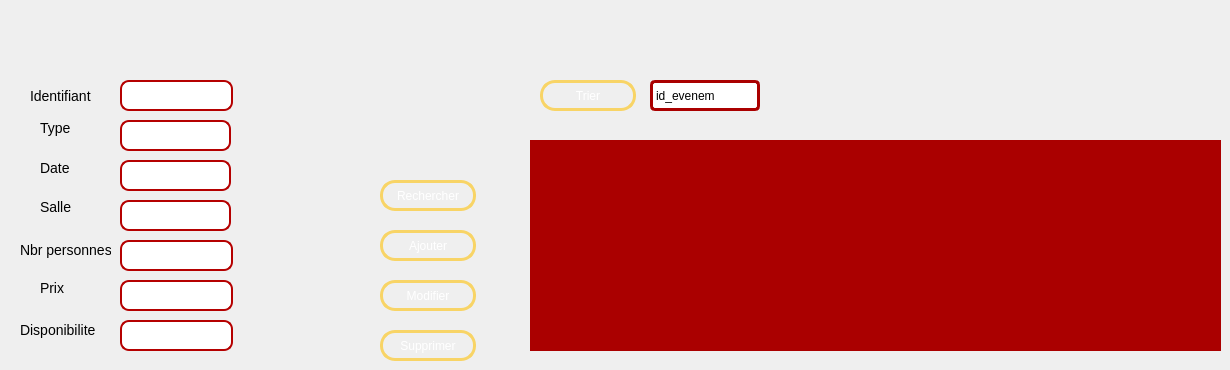
     <widget class="QWidget" name="tab_3">
      <attribute name="title">
       <string>Afficher les evenements</string>
      </attribute>
      <widget class="QTableView" name="tabetagere">
       <property name="geometry">
        <rect>
         <x>530</x>
         <y>140</y>
         <width>691</width>
         <height>211</height>
        </rect>
       </property>
       <property name="styleSheet">
        <string notr="true">QWidget {
    background-color: #aa0000;
    color: #fffff8;
}
QTableView{border: 6px solid #aa0000; /*other code about padding background stc*/ ;}
QHeaderView::section {
    background-color: #aaaa7f;
    padding: 4px;
    border: 1px solid #fffff8;
    font-size: 8pt;
}

QTableWidget {
    gridline-color: #ff4842;
    font-size: 9pt;
}

QTableWidget QTableCornerButton::section {
    background-color: #ff4842;
    border: 1px solid #fffff8;
}</string>
       </property>
      </widget>
      <widget class="QLabel" name="label_14">
       <property name="geometry">
        <rect>
         <x>20</x>
         <y>240</y>
         <width>91</width>
         <height>20</height>
        </rect>
       </property>
       <property name="styleSheet">
        <string notr="true">*
{
font:  4px &quot;Yu Gothic UI Semibold&quot;;
font-size:14px;

}</string>
       </property>
       <property name="text">
        <string>Nbr personnes</string>
       </property>
      </widget>
      <widget class="QLineEdit" name="lineEdit_salle">
       <property name="geometry">
        <rect>
         <x>120</x>
         <y>200</y>
         <width>111</width>
         <height>31</height>
        </rect>
       </property>
       <property name="styleSheet">
        <string notr="true">QLineEdit
{
border-radius:9px;
border: 2px solid #b50000;
background: qradialgradient(cx: 0.3, cy: -0.4,
fx: 0.0, fy: -0.0,
radius: 1.89, stop: 0 #ffffff, stop: 1 #999);
}
</string>
       </property>
      </widget>
      <widget class="QPushButton" name="pb_ajouter_2">
       <property name="geometry">
        <rect>
         <x>380</x>
         <y>230</y>
         <width>96</width>
         <height>31</height>
        </rect>
       </property>
       <property name="styleSheet">
        <string notr="true"> QPushButton {
color: #ffffff;
border: 3px solid #f8d466;
font: 8pt &quot;MS Reference Sans Serif&quot;;
border-radius: 15px;
padding: 5px;
background: qradialgradient(cx: 0.3, cy: -0.4,
fx: 0.3, fy: -0.4,
radius: 3, stop: 0 #aa3118, stop: 1 #550000);
min-width: 80px;
}

QPushButton:hover {
background: qradialgradient(cx: 0.3, cy: -0.4,
fx: 0.3, fy: -0.4,
radius: 3, stop: 0 #aa3118, stop: 1 #552a2a);
}

 QPushButton:pressed {
background: qradialgradient(cx: 0.4, cy: -0.1,
fx: 0.4, fy: -0.1,
radius: 3, stop: 0 #aa3118, stop: 1 #554040);
}</string>
       </property>
       <property name="text">
        <string>Ajouter</string>
       </property>
      </widget>
      <widget class="QLineEdit" name="lineEdit_nombre_personnes">
       <property name="geometry">
        <rect>
         <x>120</x>
         <y>240</y>
         <width>113</width>
         <height>31</height>
        </rect>
       </property>
       <property name="styleSheet">
        <string notr="true">QLineEdit
{
border-radius:9px;
border: 2px solid #b50000;
background: qradialgradient(cx: 0.3, cy: -0.4,
fx: 0.0, fy: -0.0,
radius: 1.89, stop: 0 #ffffff, stop: 1 #999);
}
</string>
       </property>
      </widget>
      <widget class="QLabel" name="label_15">
       <property name="geometry">
        <rect>
         <x>40</x>
         <y>200</y>
         <width>47</width>
         <height>13</height>
        </rect>
       </property>
       <property name="styleSheet">
        <string notr="true">*
{
font:  4px &quot;Yu Gothic UI Semibold&quot;;
font-size:14px;

}</string>
       </property>
       <property name="text">
        <string>Salle</string>
       </property>
      </widget>
      <widget class="QLineEdit" name="lineEdit_date">
       <property name="geometry">
        <rect>
         <x>120</x>
         <y>160</y>
         <width>111</width>
         <height>31</height>
        </rect>
       </property>
       <property name="styleSheet">
        <string notr="true">QLineEdit
{
border-radius:9px;
border: 2px solid #b50000;
background: qradialgradient(cx: 0.3, cy: -0.4,
fx: 0.0, fy: -0.0,
radius: 1.89, stop: 0 #ffffff, stop: 1 #999);
}
</string>
       </property>
      </widget>
      <widget class="QLabel" name="label_16">
       <property name="geometry">
        <rect>
         <x>40</x>
         <y>160</y>
         <width>61</width>
         <height>16</height>
        </rect>
       </property>
       <property name="styleSheet">
        <string notr="true">*
{
font:  4px &quot;Yu Gothic UI Semibold&quot;;
font-size:14px;

}</string>
       </property>
       <property name="text">
        <string>Date</string>
       </property>
      </widget>
      <widget class="QPushButton" name="pb_supprimer_2">
       <property name="geometry">
        <rect>
         <x>380</x>
         <y>330</y>
         <width>96</width>
         <height>31</height>
        </rect>
       </property>
       <property name="styleSheet">
        <string notr="true"> QPushButton {
color: #ffffff;
border: 3px solid #f8d466;
font: 8pt &quot;MS Reference Sans Serif&quot;;
border-radius: 15px;
padding: 5px;
background: qradialgradient(cx: 0.3, cy: -0.4,
fx: 0.3, fy: -0.4,
radius: 3, stop: 0 #aa3118, stop: 1 #550000);
min-width: 80px;
}

QPushButton:hover {
background: qradialgradient(cx: 0.3, cy: -0.4,
fx: 0.3, fy: -0.4,
radius: 3, stop: 0 #aa3118, stop: 1 #552a2a);
}

 QPushButton:pressed {
background: qradialgradient(cx: 0.4, cy: -0.1,
fx: 0.4, fy: -0.1,
radius: 3, stop: 0 #aa3118, stop: 1 #554040);
}</string>
       </property>
       <property name="text">
        <string>Supprimer</string>
       </property>
      </widget>
      <widget class="QPushButton" name="pb_modifier_2">
       <property name="geometry">
        <rect>
         <x>380</x>
         <y>280</y>
         <width>96</width>
         <height>31</height>
        </rect>
       </property>
       <property name="styleSheet">
        <string notr="true"> QPushButton {
color: #ffffff;
border: 3px solid #f8d466;
font: 8pt &quot;MS Reference Sans Serif&quot;;
border-radius: 15px;
padding: 5px;
background: qradialgradient(cx: 0.3, cy: -0.4,
fx: 0.3, fy: -0.4,
radius: 3, stop: 0 #aa3118, stop: 1 #550000);
min-width: 80px;
}

QPushButton:hover {
background: qradialgradient(cx: 0.3, cy: -0.4,
fx: 0.3, fy: -0.4,
radius: 3, stop: 0 #aa3118, stop: 1 #552a2a);
}

 QPushButton:pressed {
background: qradialgradient(cx: 0.4, cy: -0.1,
fx: 0.4, fy: -0.1,
radius: 3, stop: 0 #aa3118, stop: 1 #554040);
}</string>
       </property>
       <property name="text">
        <string>Modifier</string>
       </property>
      </widget>
      <widget class="QPushButton" name="pb_rechercher_2">
       <property name="geometry">
        <rect>
         <x>380</x>
         <y>180</y>
         <width>96</width>
         <height>31</height>
        </rect>
       </property>
       <property name="styleSheet">
        <string notr="true"> QPushButton {
color: #ffffff;
border: 3px solid #f8d466;
font: 8pt &quot;MS Reference Sans Serif&quot;;
border-radius: 15px;
padding: 5px;
background: qradialgradient(cx: 0.3, cy: -0.4,
fx: 0.3, fy: -0.4,
radius: 3, stop: 0 #aa3118, stop: 1 #550000);
min-width: 80px;
}

QPushButton:hover {
background: qradialgradient(cx: 0.3, cy: -0.4,
fx: 0.3, fy: -0.4,
radius: 3, stop: 0 #aa3118, stop: 1 #552a2a);
}

 QPushButton:pressed {
background: qradialgradient(cx: 0.4, cy: -0.1,
fx: 0.4, fy: -0.1,
radius: 3, stop: 0 #aa3118, stop: 1 #554040);
}</string>
       </property>
       <property name="text">
        <string>Rechercher</string>
       </property>
      </widget>
      <widget class="QLineEdit" name="lineEdit_type_2">
       <property name="geometry">
        <rect>
         <x>120</x>
         <y>120</y>
         <width>111</width>
         <height>31</height>
        </rect>
       </property>
       <property name="styleSheet">
        <string notr="true">QLineEdit
{
border-radius:9px;
border: 2px solid #b50000;
background: qradialgradient(cx: 0.3, cy: -0.4,
fx: 0.0, fy: -0.0,
radius: 1.89, stop: 0 #ffffff, stop: 1 #999);
}
</string>
       </property>
      </widget>
      <widget class="QLabel" name="label_17">
       <property name="geometry">
        <rect>
         <x>40</x>
         <y>120</y>
         <width>61</width>
         <height>16</height>
        </rect>
       </property>
       <property name="styleSheet">
        <string notr="true">*
{
font:  4px &quot;Yu Gothic UI Semibold&quot;;
font-size:14px;

}</string>
       </property>
       <property name="text">
        <string>Type</string>
       </property>
      </widget>
      <widget class="QLineEdit" name="lineEdit_id_evenement">
       <property name="geometry">
        <rect>
         <x>120</x>
         <y>80</y>
         <width>113</width>
         <height>31</height>
        </rect>
       </property>
       <property name="styleSheet">
        <string notr="true">QLineEdit
{
border-radius:9px;
border: 2px solid #b50000;
background: qradialgradient(cx: 0.3, cy: -0.4,
fx: 0.0, fy: -0.0,
radius: 1.89, stop: 0 #ffffff, stop: 1 #999);
}
</string>
       </property>
      </widget>
      <widget class="QLabel" name="label_18">
       <property name="geometry">
        <rect>
         <x>30</x>
         <y>80</y>
         <width>71</width>
         <height>31</height>
        </rect>
       </property>
       <property name="styleSheet">
        <string notr="true">*
{
font:  4px &quot;Yu Gothic UI Semibold&quot;;
font-size:14px;

}</string>
       </property>
       <property name="text">
        <string>Identifiant</string>
       </property>
      </widget>
      <widget class="QLabel" name="label_19">
       <property name="geometry">
        <rect>
         <x>40</x>
         <y>280</y>
         <width>61</width>
         <height>16</height>
        </rect>
       </property>
       <property name="styleSheet">
        <string notr="true">*
{
font:  4px &quot;Yu Gothic UI Semibold&quot;;
font-size:14px;

}</string>
       </property>
       <property name="text">
        <string>Prix</string>
       </property>
      </widget>
      <widget class="QLineEdit" name="lineEdit_disponibilite">
       <property name="geometry">
        <rect>
         <x>120</x>
         <y>320</y>
         <width>113</width>
         <height>31</height>
        </rect>
       </property>
       <property name="styleSheet">
        <string notr="true">QLineEdit
{
border-radius:9px;
border: 2px solid #b50000;
background: qradialgradient(cx: 0.3, cy: -0.4,
fx: 0.0, fy: -0.0,
radius: 1.89, stop: 0 #ffffff, stop: 1 #999);
}
</string>
       </property>
      </widget>
      <widget class="QLabel" name="label_20">
       <property name="geometry">
        <rect>
         <x>20</x>
         <y>320</y>
         <width>81</width>
         <height>20</height>
        </rect>
       </property>
       <property name="styleSheet">
        <string notr="true">*
{
font:  4px &quot;Yu Gothic UI Semibold&quot;;
font-size:14px;

}</string>
       </property>
       <property name="text">
        <string>Disponibilite</string>
       </property>
      </widget>
      <widget class="QLineEdit" name="lineEdit_prix">
       <property name="geometry">
        <rect>
         <x>120</x>
         <y>280</y>
         <width>113</width>
         <height>31</height>
        </rect>
       </property>
       <property name="styleSheet">
        <string notr="true">QLineEdit
{
border-radius:9px;
border: 2px solid #b50000;
background: qradialgradient(cx: 0.3, cy: -0.4,
fx: 0.0, fy: -0.0,
radius: 1.89, stop: 0 #ffffff, stop: 1 #999);
}
</string>
       </property>
      </widget>
      <widget class="QComboBox" name="comboBox">
       <property name="geometry">
        <rect>
         <x>650</x>
         <y>80</y>
         <width>110</width>
         <height>31</height>
        </rect>
       </property>
       <property name="styleSheet">
        <string notr="true">QComboBox {
	border: 3px solid #aa0000;
	border-radius: 5px;
	background:qradialgradient(cx: 0.3, cy: -0.4,
fx: 0.0, fy: -0.0,
radius: 1.89, stop: 0 #ffffff, stop: 1 #999);
	padding: 1px 23px 1px 3px;
	min-width: 6em;
	color: #000000 bold;
}
QComboBox::drop-down {
	subcontrol-origin: padding;
	subcontrol-position: top right;
	width: 20px;
 
	border-top-right-radius: 3px;
	border-bottom-right-radius: 3px;
}
QComboBox::down-arrow {
    	color: #aa0000;
}
 
QComboBox QAbstractView{
	background-color: #aa0000;
	color: #aa0000;
 
	selection-background-color: #999999;
	selection-color: #4f4f4f;
}

</string>
       </property>
       <item>
        <property name="text">
         <string>id_evenement</string>
        </property>
       </item>
       <item>
        <property name="text">
         <string>type</string>
        </property>
       </item>
       <item>
        <property name="text">
         <string>date_</string>
        </property>
       </item>
       <item>
        <property name="text">
         <string>salle</string>
        </property>
       </item>
       <item>
        <property name="text">
         <string>nombre_personnes</string>
        </property>
       </item>
       <item>
        <property name="text">
         <string>prix</string>
        </property>
       </item>
      </widget>
      <widget class="QPushButton" name="trier_3">
       <property name="geometry">
        <rect>
         <x>540</x>
         <y>80</y>
         <width>96</width>
         <height>31</height>
        </rect>
       </property>
       <property name="styleSheet">
        <string notr="true"> QPushButton {
color: #ffffff;
border: 3px solid #f8d466;
font: 8pt &quot;MS Reference Sans Serif&quot;;
border-radius: 15px;
padding: 5px;
background: qradialgradient(cx: 0.3, cy: -0.4,
fx: 0.3, fy: -0.4,
radius: 3, stop: 0 #aa3118, stop: 1 #550000);
min-width: 80px;
}

QPushButton:hover {
background: qradialgradient(cx: 0.3, cy: -0.4,
fx: 0.3, fy: -0.4,
radius: 3, stop: 0 #aa3118, stop: 1 #552a2a);
}

 QPushButton:pressed {
background: qradialgradient(cx: 0.4, cy: -0.1,
fx: 0.4, fy: -0.1,
radius: 3, stop: 0 #aa3118, stop: 1 #554040);
}</string>
       </property>
       <property name="text">
        <string>Trier</string>
       </property>
      </widget>
     </widget>
